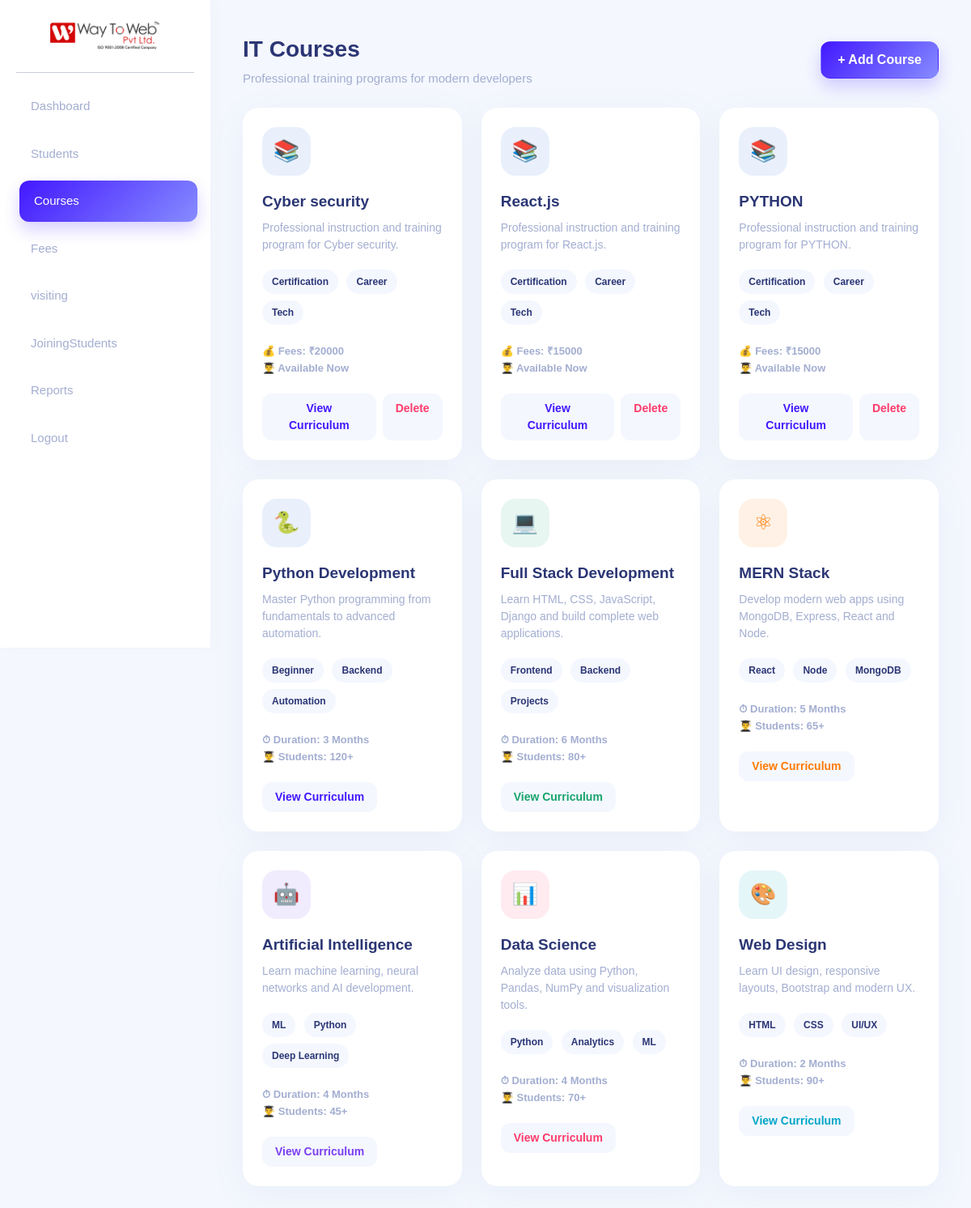
Page /courses/ on the committed database.
### appname/models.py (models this page shows, shortened)
class Course(models.Model):
    name = models.CharField(max_length=100)
    fees = models.IntegerField()

### appname/views.py (the view)
# urls.py: path("courses/", courses, name="courses"),
def courses(request):
    courses_data = Course.objects.all().order_by('-id')
    return render(request, 'courses.html', {'courses': courses_data})

### templates/courses.html (shortened to what this page needs)
{% load static %}
<!DOCTYPE html>
<html lang="en">
<head>
    <link href="https://cdn.jsdelivr.net/npm/bootstrap@5.3.3/dist/css/bootstrap.min.css" rel="stylesheet">
</head>
<body>
    <div class="sidebar text-center" id="sidebar">
        <div class="sidebar-logo">
            <img src="{% static 'images/logo.png' %}" alt="Way To Web">
        </div>
        <hr>
        <a href="/dashboard/">Dashboard</a>
        <a href="/students/">Students</a>
        <a class="active" href="/courses/">Courses</a>
        <a href="/fees/">Fees</a>
        <a href="/visiting/">visiting</a>
        <a href="/JoiningStudents/">JoiningStudents</a>
        <a href="/">Reports</a>
        <a href="/">Logout</a>
    </div>
    <div class="main">
        <div class="d-flex justify-content-between align-items-center mb-4">
            <div>
                <div class="page-title">IT Courses</div>
                <div class="page-sub" style="margin-bottom:0;">Professional training programs for modern developers</div>
            </div>
            <a href="/admin/appname/course/add/" class="btn" style="background: linear-gradient(135deg, #4318ff 0%, #868cff 100%); color: #ffffff; font-weight: 600; border-radius: 12px; padding: 10px 20px; box-shadow: 0 10px 20px rgba(67, 24, 255, 0.2); transition: all 0.3s ease;">
                + Add Course
            </a>
        </div>
        <div class="row g-4">
            {% for course in courses %}
            <div class="col-lg-4 col-md-6">
                <div class="course-card">
                    <div class="icon python">📚</div>
                    <div class="course-title">{{ course.name }}</div>
                    <div class="course-desc">
                        Professional instruction and training program for {{ course.name }}.
                    </div>
                    <div>
                        <span class="tag">Certification</span>
                        <span class="tag">Career</span>
                        <span class="tag">Tech</span>
                    </div>
                    <div class="meta">
                        💰 Fees: ₹{{ course.fees }}<br>
                        👨‍🎓 Available Now
                    </div>
                    <div class="d-flex gap-2">
                        <button class="btn btn-outline-primary btn-course w-100">
                            View Curriculum
                        </button>
                        <a href="/admin/appname/course/{{ course.id }}/delete/" class="btn btn-outline-danger btn-course" title="Delete Course">
                            Delete
                        </a>
                    </div>
                </div>
            </div>
            {% endfor %}
            <div class="col-lg-4 col-md-6">
                <div class="course-card">
                    <div class="icon python">🐍</div>
                    <div class="course-title">Python Development</div>
                    <div class="course-desc">
                        Master Python programming from fundamentals to advanced automation.
                    </div>
                    <div>
                        <span class="tag">Beginner</span>
                        <span class="tag">Backend</span>
                        <span class="tag">Automation</span>
                    </div>
                    <div class="meta">
                        ⏱ Duration: 3 Months<br>
                        👨‍🎓 Students: 120+
                    </div>
                    <button class="btn btn-outline-primary btn-course">
                        View Curriculum
                    </button>
                </div>
            </div>
            <div class="col-lg-4 col-md-6">
                <div class="course-card">
                    <div class="icon fullstack">💻</div>
                    <div class="course-title">Full Stack Development</div>
                    <div class="course-desc">
                        Learn HTML, CSS, JavaScript, Django and build complete web applications.
                    </div>
                    <div>
                        <span class="tag">Frontend</span>
                        <span class="tag">Backend</span>
                        <span class="tag">Projects</span>
                    </div>
                    <div class="meta">
                        ⏱ Duration: 6 Months<br>
                        👨‍🎓 Students: 80+
                    </div>
                    <button class="btn btn-outline-success btn-course">
                        View Curriculum
                    </button>
                </div>
            </div>
            <div class="col-lg-4 col-md-6">
                <div class="course-card">
                    <div class="icon mern">⚛</div>
                    <div class="course-title">MERN Stack</div>
                    <div class="course-desc">
                        Develop modern web apps using MongoDB, Express, React and Node.
                    </div>
                    <div>
                        <span class="tag">React</span>
                        <span class="tag">Node</span>
                        <span class="tag">MongoDB</span>
                    </div>
                    <div class="meta">
                        ⏱ Duration: 5 Months<br>
                        👨‍🎓 Students: 65+
                    </div>
                    <button class="btn btn-outline-warning btn-course">
                        View Curriculum
                    </button>
                </div>
            </div>
            <div class="col-lg-4 col-md-6">
                <div class="course-card">
                    <div class="icon ai">🤖</div>
                    <div class="course-title">Artificial Intelligence</div>
                    <div class="course-desc">
                        Learn machine learning, neural networks and AI development.
                    </div>
                    <div>
                        <span class="tag">ML</span>
                        <span class="tag">Python</span>
                        <span class="tag">Deep Learning</span>
                    </div>
                    <div class="meta">
                        ⏱ Duration: 4 Months<br>
                        👨‍🎓 Students: 45+
                    </div>
                    <button class="btn btn-outline-secondary btn-course">
                        View Curriculum
                    </button>
                </div>
            </div>
            <div class="col-lg-4 col-md-6">
                <div class="course-card">
                    <div class="icon data">📊</div>
                    <div class="course-title">Data Science</div>
                    <div class="course-desc">
                        Analyze data using Python, Pandas, NumPy and visualization tools.
                    </div>
                    <div>
                        <span class="tag">Python</span>
                        <span class="tag">Analytics</span>
                        <span class="tag">ML</span>
                    </div>
                    <div class="meta">
                        ⏱ Duration: 4 Months<br>
                        👨‍🎓 Students: 70+
                    </div>
                    <button class="btn btn-outline-danger btn-course">
                        View Curriculum
                    </button>
                </div>
            </div>
            <div class="col-lg-4 col-md-6">
                <div class="course-card">
                    <div class="icon web">🎨</div>
                    <div class="course-title">Web Design</div>
                    <div class="course-desc">
                        Learn UI design, responsive layouts, Bootstrap and modern UX.
                    </div>
                    <div>
                        <span class="tag">HTML</span>
                        <span class="tag">CSS</span>
                        <span class="tag">UI/UX</span>
                    </div>
                    <div class="meta">
                        ⏱ Duration: 2 Months<br>
                        👨‍🎓 Students: 90+
                    </div>
                    <button class="btn btn-outline-info btn-course">
                        View Curriculum
                    </button>
                </div>
            </div>
        </div>
    </div>
</body>
</html>

### templates/courses.html (style rules this page uses)
body { background: #f4f7fe; margin: 0; font-family: "Poppins", sans-serif; color: #2b3674; }
* { -ms-overflow-style: none; scrollbar-width: none; }
a { text-decoration: none !important; }
.sidebar { position: fixed; top: 0; left: 0; width: 260px; height: 100vh; background: #ffffff; padding: 25px 20px; z-index: 1000; box-shadow: 5px 0 20px rgba(0, 0, 0, 0.02); transition: all 0.3s ease; }
.sidebar a { display: flex; align-items: center; padding: 14px 18px; margin-bottom: 8px; border-radius: 12px; color: #a3aed1; font-weight: 500; text-decoration: none; transition: all 0.3s ease; font-size: 15px; }
.sidebar img { max-width: 140px; border-radius: 12px; margin-bottom: 10px; }
.sidebar a.active, .sidebar a:hover { background: linear-gradient(135deg, #4318ff 0%, #868cff 100%); color: #ffffff; box-shadow: 0 10px 20px rgba(67, 24, 255, 0.2); transform: translateX(4px); }
.main { margin-left: 260px; padding: 40px; }
.page-title { font-size: 28px; font-weight: 700; color: #2b3674; margin-bottom: 4px; }
.page-sub { color: #a3aed1; font-weight: 500; margin-bottom: 30px; font-size: 15px; }
.course-card { background: #ffffff; border-radius: 20px; padding: 24px; box-shadow: 0 10px 40px rgba(112, 144, 176, 0.08); border: none; height: 100%; transition: 0.3s ease; }
.icon { width: 60px; height: 60px; border-radius: 18px; display: flex; align-items: center; justify-content: center; font-size: 26px; margin-bottom: 18px; }
.python { background: rgba(45, 108, 223, 0.1); color: #2d6cdf; }
.fullstack { background: rgba(24, 163, 108, 0.1); color: #18a36c; }
.mern { background: rgba(255, 122, 0, 0.1); color: #ff7a00; }
.ai { background: rgba(123, 63, 242, 0.1); color: #7b3ff2; }
.data { background: rgba(255, 59, 107, 0.1); color: #ff3b6b; }
.web { background: rgba(0, 166, 199, 0.1); color: #00a6c7; }
.course-title { font-size: 19px; font-weight: 700; color: #2b3674; margin-bottom: 8px; }
.course-desc { font-size: 14px; color: #a3aed1; font-weight: 500; margin-bottom: 20px; line-height: 1.5; }
.tag { font-size: 12px; background: #f4f7fe; color: #2b3674; padding: 6px 12px; border-radius: 20px; font-weight: 600; margin-right: 6px; display: inline-block; margin-bottom: 8px; }
.meta { font-size: 13px; color: #a3aed1; font-weight: 600; margin-top: 15px; line-height: 1.6; }
.btn-course { margin-top: 20px; border-radius: 12px; padding: 8px 16px; font-weight: 600; font-size: 14px; border: none; transition: all 0.2s ease; }
.btn-outline-primary { background: #f4f7fe; color: #4318ff; }
.btn-outline-success { background: #f4f7fe; color: #18a36c; }
.btn-outline-warning { background: #f4f7fe; color: #ff7a00; border: none; }
.btn-outline-secondary { background: #f4f7fe; color: #7b3ff2; border: none; }
.btn-outline-danger { background: #f4f7fe; color: #ff3b6b; border: none; }
.btn-outline-info { background: #f4f7fe; color: #00a6c7; border: none; }

### rows in the picture
Course: name "Cyber security", fees "20000"
Course: name "React.js", fees "15000"
Course: name "PYTHON", fees "15000"
